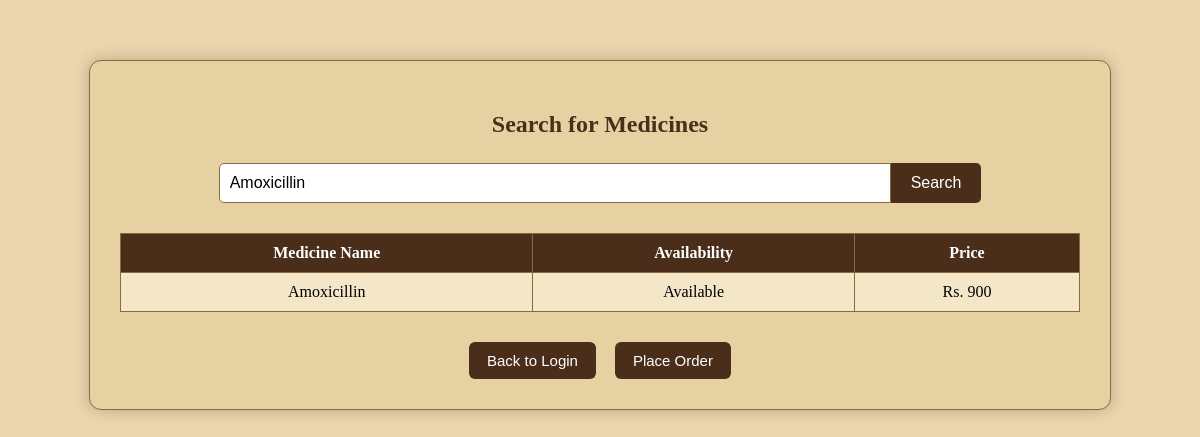
Screenshot of /php_code/search.php?medicine=Amoxicillin  with the database file from the repository.
### tables this page shows
CREATE TABLE `stock` (
  `id` int(11) NOT NULL,
  `medicine_name` varchar(255) NOT NULL,
  `quantity` int(11) NOT NULL,
  `price` int(11) NOT NULL
);

### php_code/search.php (the view, shortened to what this page needs)
<html>
<head>
</head>
<body>
<div class="container">
<h2>Search for Medicines</h2>
<form method="GET" class="search-box">
    <input type="text" name="medicine" placeholder="Enter medicine name..."
           value="<?php echo isset($_GET['medicine']) ? htmlspecialchars($_GET['medicine']) : ''; ?>" required>
    <button type="submit">Search</button>
</form>
<table>
<tr>
    <th>Medicine Name</th>
    <th>Availability</th>
    <th>Price</th>
</tr>
<?php
if (isset($_GET['medicine'])) {
    $medicine = mysqli_real_escape_string($conn, $_GET['medicine']);
    $query = "
        SELECT medicine_name, quantity, price
        FROM stock
        WHERE medicine_name LIKE '%$medicine%'
    ";
    $result = mysqli_query($conn, $query);
    if (mysqli_num_rows($result) > 0) {
        while ($row = mysqli_fetch_assoc($result)) {
            $availability = ($row['quantity'] > 0) ? "Available" : "Out of Stock";
            echo "<tr>";
            echo "<td>{$row['medicine_name']}</td>";
            echo "<td>$availability</td>";
            echo "<td>" . ($row['price'] ? "Rs. {$row['price']}" : "—") . "</td>";
            echo "</tr>";
        }
    } else {
        echo "<tr><td colspan='4'>No medicines found</td></tr>";
    }
}
?>
</table>
<div class="back">
    <button class="btn" onclick="window.location.href='login.php'">
        Back to Login
    </button>
    <button class="btn" style="margin-left:15px;"
            onclick="window.location.href='order.php'">
        Place Order
    </button>
</div>
</div>
</body>
</html>

### php_code/search.php (style rules this page uses)
body { font-family: Georgia, serif; background-color: #EAD7AE; margin: 0; padding: 0; }
.container { width: 80%; margin: 60px auto; background: #E6D1A3; border-radius: 12px; padding: 30px; box-shadow: 0 0 15px rgba(75, 46, 26, 0.3); border: 1px solid #8B6A3E; }
h2 { text-align: center; color: #4B2E1A; margin-bottom: 25px; }
.search-box { display: flex; justify-content: center; margin-bottom: 30px; }
input[type="text"] { width: 70%; padding: 10px; border: 1px solid #8B6A3E; border-radius: 5px 0 0 5px; font-size: 16px; }
button { padding: 10px 20px; border: none; background-color: #4B2E1A; color: white; font-size: 16px; border-radius: 0 5px 5px 0; cursor: pointer; }
table { width: 100%; border-collapse: collapse; margin-top: 20px; }
th, td { border: 1px solid #8B6A3E; text-align: center; padding: 10px; }
th { background-color: #4B2E1A; color: white; }
tr:nth-child(even) { background-color: #F3E7C8; }
.btn { text-decoration: none; color: white; background-color: #4B2E1A; padding: 10px 18px; border-radius: 6px; cursor: pointer; font-size: 15px; }
.back { text-align: center; margin-top: 30px; }

### rows the page displays
stock: medicine_name "Amoxicillin", quantity "Available", price "900"
